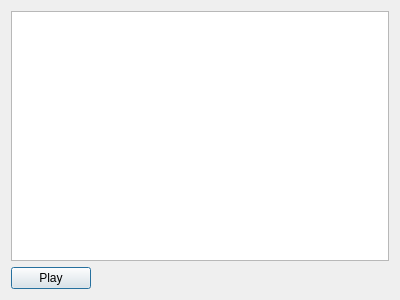
<?xml version="1.0" encoding="UTF-8"?>
<ui version="4.0">
 <class>AnimationsDialog</class>
 <widget class="QDialog" name="AnimationsDialog">
  <property name="geometry">
   <rect>
    <x>0</x>
    <y>0</y>
    <width>400</width>
    <height>300</height>
   </rect>
  </property>
  <property name="windowTitle">
   <string>Dialog</string>
  </property>
  <layout class="QVBoxLayout" name="verticalLayout_2">
   <item>
    <layout class="QVBoxLayout" name="verticalLayout">
     <item>
      <widget class="QTableWidget" name="tableWidget"/>
     </item>
     <item>
      <layout class="QHBoxLayout" name="horizontalLayout">
       <item>
        <widget class="QPushButton" name="pushButton">
         <property name="text">
          <string>Play</string>
         </property>
        </widget>
       </item>
       <item>
        <spacer name="horizontalSpacer">
         <property name="orientation">
          <enum>Qt::Horizontal</enum>
         </property>
         <property name="sizeHint" stdset="0">
          <size>
           <width>40</width>
           <height>20</height>
          </size>
         </property>
        </spacer>
       </item>
      </layout>
     </item>
    </layout>
   </item>
  </layout>
 </widget>
 <resources/>
 <connections/>
</ui>
